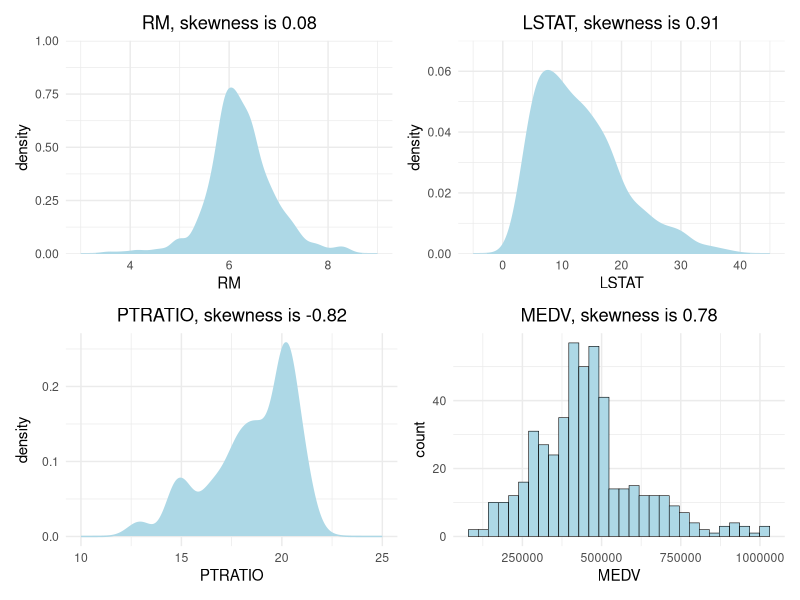
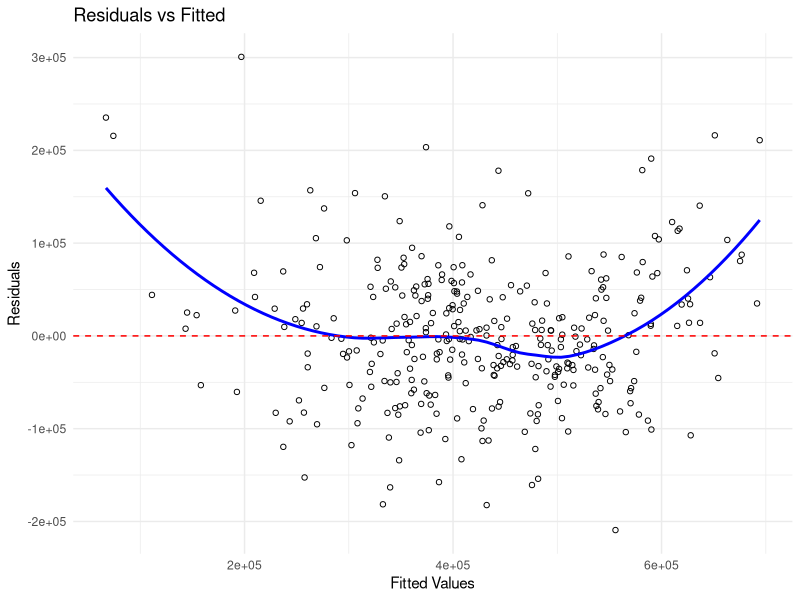
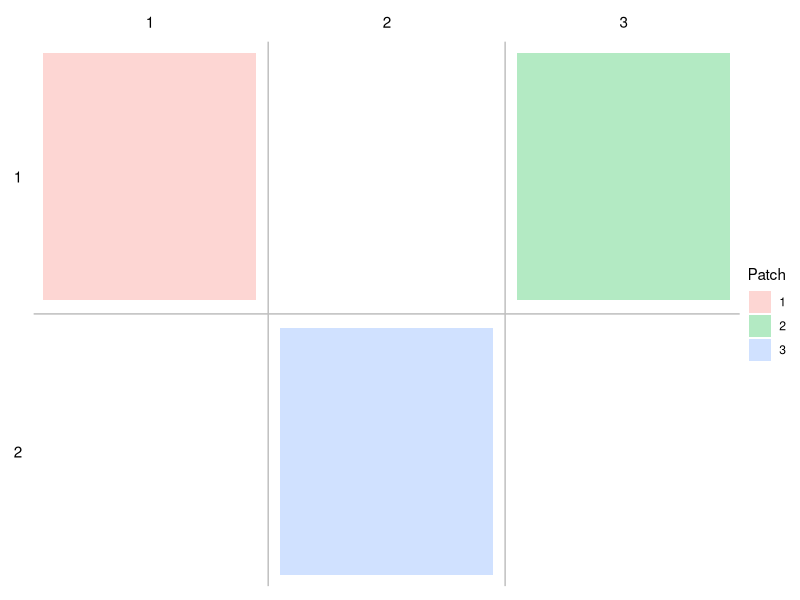

Recreate these plots in R, in order.
housing <- read.csv("housing.csv")
head(housing)

summary(housing)

library(dplyr)
library(ggplot2)
library(tidyr)
library(patchwork)

skewness = function(data, column) {
  col_data = as.numeric(data[[column]])
  n = length(col_data)
  mean = mean(col_data)
  std = sd(col_data)
  skew = (n*sum((col_data-mean)^3)) / ((n-1)*(n-2)*std^3)
  return(skew)
}

p1 <- ggplot(data=housing, aes(x=RM)) +
  geom_density(color="lightblue", fill = "lightblue") +
  scale_x_continuous(limits=c(3, 9)) +
  scale_y_continuous(limits=c(0, 1), expand = c(0, 0)) +
  labs(title=paste("RM, skewness is", round(skewness(housing, "RM"), 2))) +
  theme_minimal() +
  theme(plot.title = element_text(hjust = 0.5))

p2 <- ggplot(data=housing, aes(x=LSTAT)) +
  geom_density(color="lightblue", fill = "lightblue") +
  scale_x_continuous(limits=c(-5, 45)) + 
  scale_y_continuous(limits=c(0, 0.07), expand = c(0, 0)) +
  labs(title=paste("LSTAT, skewness is", round(skewness(housing, "LSTAT"), 2))) +
  theme_minimal() +
  theme(plot.title = element_text(hjust = 0.5))

p3 <- ggplot(data=housing, aes(x=PTRATIO)) +
  geom_density(color="lightblue", fill = "lightblue") +
  scale_x_continuous(limits = c(10, 25)) +
  labs(title=paste("PTRATIO, skewness is", round(skewness(housing, "PTRATIO"), 2))) +
  theme_minimal() +
  theme(plot.title = element_text(hjust = 0.5))

p4 <- ggplot(data=housing, aes(x=MEDV)) +
  geom_histogram(bins = 30, color="black", fill="lightblue", linewidth=0.2) +
  labs(title=paste("MEDV, skewness is", round(skewness(housing, "MEDV"), 2))) +
  theme_minimal() +
  theme(plot.title = element_text(hjust = 0.5))

(p1 | p2) / (p3 | p4)

## Outlier detection
remove_outliers <- function(data, columns = NULL) {
  # If no columns specified, use all numeric columns
  if (is.null(columns)) {
    columns <- names(data)[sapply(data, is.numeric)]
  }
  
  # Start with the original data
  clean_data <- data
  outlier_info <- list()
  
  # Process each specified column
  for (col in columns) {
    if (!col %in% names(data)) {
      warning(paste("Column", col, "not found in data frame"))
      next
    }
    
    if (!is.numeric(data[[col]])) {
      warning(paste("Column", col, "is not numeric, skipping"))
      next
    }
    
    # Calculate quartiles and IQR
    Q1 <- quantile(data[[col]], 0.25, na.rm = TRUE)
    Q3 <- quantile(data[[col]], 0.75, na.rm = TRUE)
    IQR <- Q3 - Q1
    
    # Define outlier bounds
    lower_bound <- Q1 - 1.5 * IQR
    upper_bound <- Q3 + 1.5 * IQR
    
    # Identify outliers
    outliers <- which(data[[col]] < lower_bound | data[[col]] > upper_bound)
    
    # Store outlier information
    outlier_info[[col]] <- list(
      count = length(outliers),
      indices = outliers,
      values = data[[col]][outliers],
      lower_bound = lower_bound,
      upper_bound = upper_bound
    )
    
    # Remove outliers (keep rows where value is within bounds or is NA)
    clean_data <- clean_data[is.na(data[[col]]) | 
                               (data[[col]] >= lower_bound & data[[col]] <= upper_bound), ]
  }
  
  # Print summary
  cat("Outlier Removal Summary:\n")
  cat("Original data shape:", nrow(data), "rows,", ncol(data), "columns\n")
  cat("Clean data shape:", nrow(clean_data), "rows,", ncol(clean_data), "columns\n")
  cat("Total rows removed:", nrow(data) - nrow(clean_data), "\n\n")
  
  for (col in names(outlier_info)) {
    info <- outlier_info[[col]]
    cat("Column", col, ":\n")
    cat("  Outliers found:", info$count, "\n")
    cat("  Bounds: [", round(info$lower_bound, 3), ",", round(info$upper_bound, 3), "]\n")
    if (info$count > 0) {
      cat("  Outlier range: [", round(min(info$values), 3), ",", round(max(info$values), 3), "]\n")
    }
    cat("\n")
  }
  
  # Return clean data with outlier info as attribute
  attr(clean_data, "outlier_info") <- outlier_info
  return(clean_data)
}

df = remove_outliers(housing)

# Train and test split
set.seed(123)
train_indices <- sample(1:nrow(df), size = 0.8*nrow(df))

train_data = df[train_indices, ]
test_data = df[-train_indices, ]

X_train <- train_data[, !names(train_data) %in% "MEDV"]
y_train <- train_data$MEDV
X_test <- test_data[, !names(test_data) %in% "MEDV"]
y_test <- test_data$MEDV

# Linear Regression
lm <- lm(y_train ~ ., data=X_train)
summary(lm)

train_predictions <- predict(lm, X_train)
test_predictions <- predict(lm, X_test)

train_r2 <- summary(lm)$r.squared
test_r2 <- cor(test_predictions, y_test, use = "complete.obs")^2

ggplot(mapping = aes(x = lm$fitted.values, y = lm$residuals)) + 
  geom_point(shape = 1) +
  geom_smooth(method = "loess", se = FALSE, color = "blue") + 
  geom_hline(yintercept = 0, linetype = "dashed", color = "red") +
  labs(
    x = "Fitted Values",
    y = "Residuals",
    title = "Residuals vs Fitted"
  ) +
  theme_minimal()


layout <- c(
  area(1, 1),
  area(1, 3),
  area(2, 2)
)

# Show the layout to make sure it looks as it should
plot(layout)
